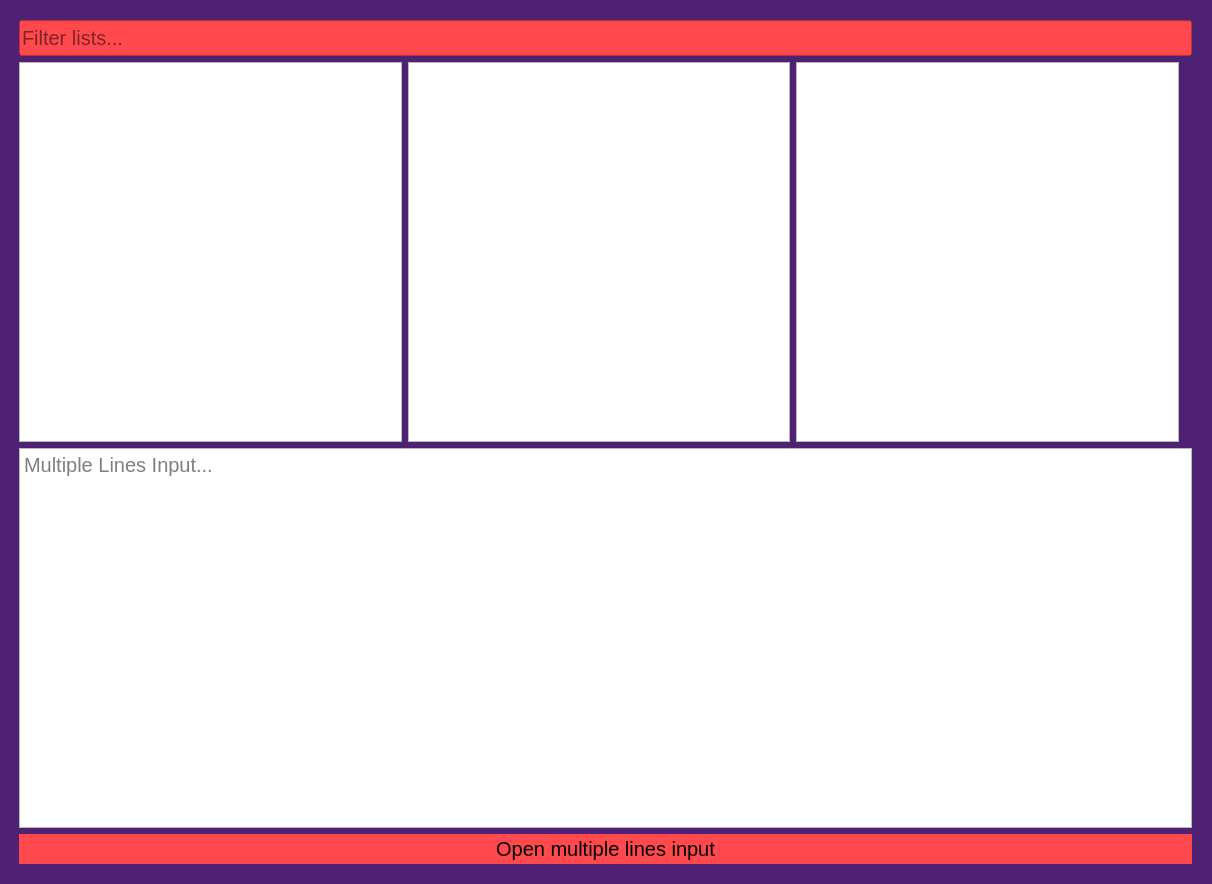
<?xml version="1.0" encoding="UTF-8"?>
<ui version="4.0">
 <class>GapYouki</class>
 <widget class="QMainWindow" name="GapYouki">
  <property name="geometry">
   <rect>
    <x>0</x>
    <y>0</y>
    <width>1212</width>
    <height>884</height>
   </rect>
  </property>
  <property name="windowTitle">
   <string>MainWindow</string>
  </property>
  <property name="styleSheet">
   <string notr="true">#main{
	background-color: #4e2174;
}
#edtFilter{
	background-color: #ff494d;
	height: 30px;
	font-size: 20px;

}
QPushButton{
	background-color: #fed16c;
	height: 30px;
	font-size: 20px;
}
QListWidget::item{
    min-height: 22px;
    margin: 5px;
}
#txtSearch{
	font-size:20px;
}

#btnSearch{
	background-color: #ff494d;
	border: none;
}
#btnSearch::hover{
	background-color:#d20c30;
}
#btnSearch::pressed{
	background-color:#bd1338;
}</string>
  </property>
  <widget class="QWidget" name="main">
   <layout class="QGridLayout" name="gridLayout">
    <property name="leftMargin">
     <number>19</number>
    </property>
    <property name="topMargin">
     <number>20</number>
    </property>
    <property name="rightMargin">
     <number>20</number>
    </property>
    <property name="bottomMargin">
     <number>20</number>
    </property>
    <item row="0" column="0">
     <layout class="QHBoxLayout" name="horizontalLayout_4">
      <item>
       <layout class="QVBoxLayout" name="verticalLayout">
        <item>
         <layout class="QHBoxLayout" name="horizontalLayout_2">
          <item>
           <widget class="QLineEdit" name="edtFilter">
            <property name="placeholderText">
             <string>Filter lists...</string>
            </property>
           </widget>
          </item>
         </layout>
        </item>
        <item>
         <layout class="QHBoxLayout" name="horizontalLayout">
          <item>
           <widget class="MyListWidget" name="listSites">
            <property name="minimumSize">
             <size>
              <width>0</width>
              <height>300</height>
             </size>
            </property>
           </widget>
          </item>
          <item>
           <widget class="MyListWidget" name="listApps">
            <property name="minimumSize">
             <size>
              <width>0</width>
              <height>300</height>
             </size>
            </property>
           </widget>
          </item>
          <item>
           <widget class="MyListWidget" name="listArchs">
            <property name="minimumSize">
             <size>
              <width>0</width>
              <height>300</height>
             </size>
            </property>
           </widget>
          </item>
          <item>
           <widget class="QLabel" name="lblYukari">
            <property name="maximumSize">
             <size>
              <width>250</width>
              <height>600</height>
             </size>
            </property>
            <property name="text">
             <string/>
            </property>
            <property name="pixmap">
             <pixmap>../img/yukarin.jpg</pixmap>
            </property>
            <property name="scaledContents">
             <bool>true</bool>
            </property>
           </widget>
          </item>
         </layout>
        </item>
        <item>
         <layout class="QHBoxLayout" name="horizontalLayout_3">
          <property name="spacing">
           <number>5</number>
          </property>
          <property name="sizeConstraint">
           <enum>QLayout::SizeConstraint::SetMinimumSize</enum>
          </property>
          <item>
           <widget class="QTextEdit" name="txtSearch">
            <property name="minimumSize">
             <size>
              <width>0</width>
              <height>150</height>
             </size>
            </property>
            <property name="maximumSize">
             <size>
              <width>16777215</width>
              <height>16777215</height>
             </size>
            </property>
            <property name="tabChangesFocus">
             <bool>true</bool>
            </property>
            <property name="placeholderText">
             <string>Multiple Lines Input...</string>
            </property>
           </widget>
          </item>
         </layout>
        </item>
        <item>
         <widget class="QPushButton" name="btnSearch">
          <property name="styleSheet">
           <string notr="true"/>
          </property>
          <property name="text">
           <string>Open multiple lines input</string>
          </property>
          <property name="default">
           <bool>true</bool>
          </property>
         </widget>
        </item>
       </layout>
      </item>
     </layout>
    </item>
   </layout>
  </widget>
 </widget>
 <customwidgets>
  <customwidget>
   <class>MyListWidget</class>
   <extends>QListWidget</extends>
   <header>yukari_yakumo</header>
  </customwidget>
 </customwidgets>
 <tabstops>
  <tabstop>edtFilter</tabstop>
  <tabstop>listSites</tabstop>
  <tabstop>listApps</tabstop>
  <tabstop>listArchs</tabstop>
  <tabstop>txtSearch</tabstop>
  <tabstop>btnSearch</tabstop>
 </tabstops>
 <resources/>
 <connections/>
</ui>
